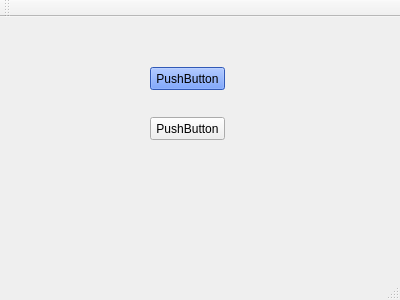
<?xml version="1.0" encoding="UTF-8"?>
<ui version="4.0">
 <class>MainWindow</class>
 <widget class="QMainWindow" name="MainWindow">
  <property name="geometry">
   <rect>
    <x>0</x>
    <y>0</y>
    <width>400</width>
    <height>300</height>
   </rect>
  </property>
  <property name="windowTitle">
   <string>MainWindow</string>
  </property>
  <widget class="QWidget" name="centralWidget">
   <widget class="QPushButton" name="pushButton">
    <property name="geometry">
     <rect>
      <x>150</x>
      <y>50</y>
      <width>75</width>
      <height>23</height>
     </rect>
    </property>
    <property name="styleSheet">
     <string notr="true">background-color: rgb(69, 125, 255);</string>
    </property>
    <property name="text">
     <string>PushButton</string>
    </property>
   </widget>
   <widget class="QPushButton" name="pushButton_2">
    <property name="geometry">
     <rect>
      <x>150</x>
      <y>100</y>
      <width>75</width>
      <height>23</height>
     </rect>
    </property>
    <property name="styleSheet">
     <string notr="true"/>
    </property>
    <property name="text">
     <string>PushButton</string>
    </property>
   </widget>
  </widget>
  <widget class="QMenuBar" name="menuBar">
   <property name="geometry">
    <rect>
     <x>0</x>
     <y>0</y>
     <width>400</width>
     <height>23</height>
    </rect>
   </property>
  </widget>
  <widget class="QToolBar" name="mainToolBar">
   <attribute name="toolBarArea">
    <enum>TopToolBarArea</enum>
   </attribute>
   <attribute name="toolBarBreak">
    <bool>false</bool>
   </attribute>
  </widget>
  <widget class="QStatusBar" name="statusBar"/>
 </widget>
 <layoutdefault spacing="6" margin="11"/>
 <resources/>
 <connections/>
</ui>
